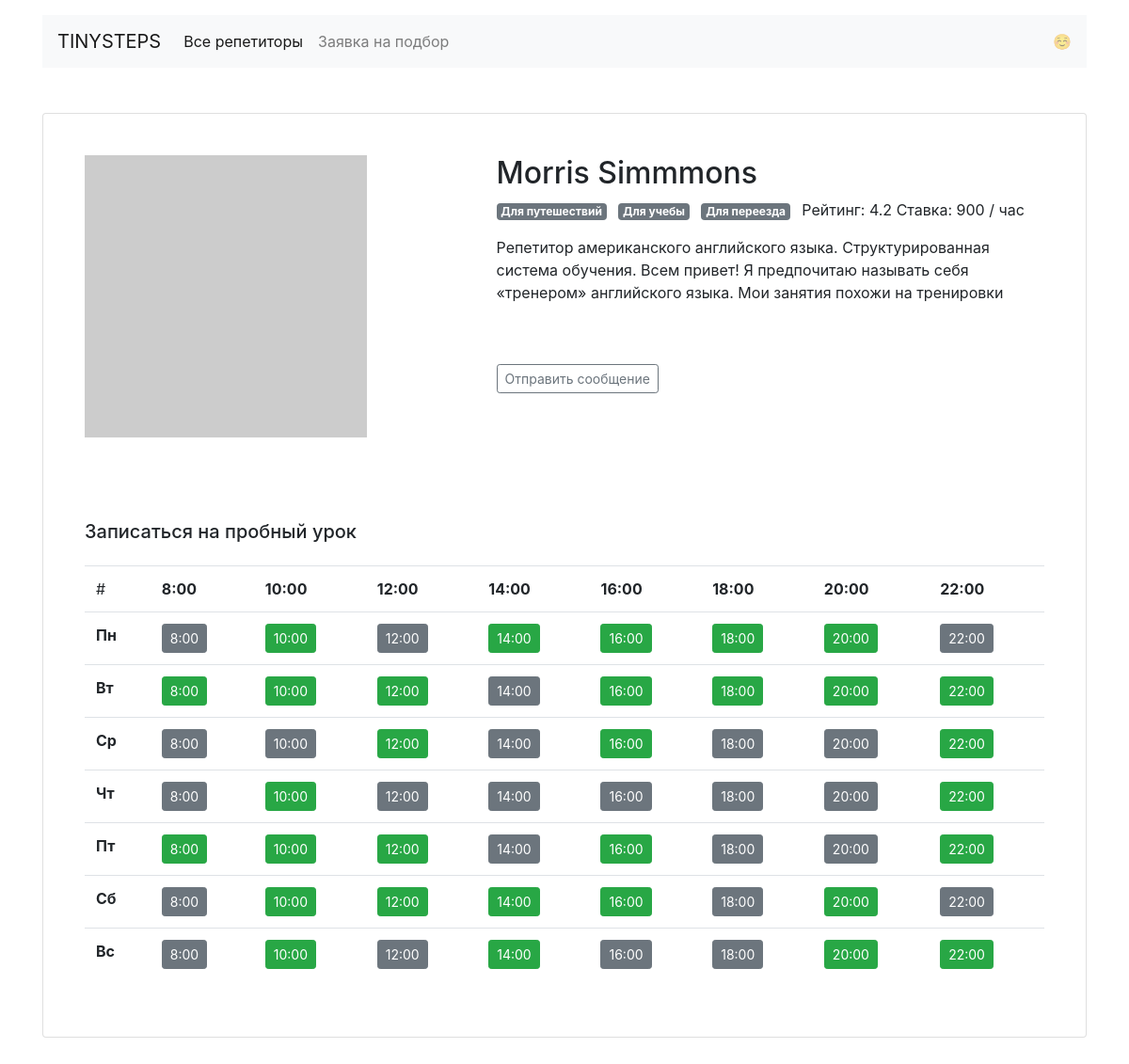
The page /profiles/1 on the database its author committed.
### app/models.py (models this page shows)
class Teacher(db.Model):
    __tablename__ = 'teachers'
    id = db.Column(db.Integer, primary_key=True)
    fullname = db.Column(db.String(120), nullable=False)
    about = db.Column(db.String(2000), nullable=False)
    rating = db.Column(db.Float, default=0.0)
    picture = db.Column(db.String(1000))
    price = db.Column(db.Integer, nullable=False)
    schedule = db.Column(db.JSON, nullable=False)
    bookings = db.relationship('Booking', back_populates='teacher')
    goals = db.relationship(
        'Goal',
        secondary=teachers_goals_association,
        back_populates='teachers'
    )

class Goal(db.Model):
    __tablename__ = 'goals'
    id = db.Column(db.Integer, primary_key=True)
    title = db.Column(db.String(100), unique=True, nullable=False)
    slug = db.Column(db.String(50), unique=True, nullable=False)
    requests = db.relationship('Request', back_populates='goal')
    teachers = db.relationship(
       'Teacher',
       secondary=teachers_goals_association,
       back_populates='goals'
    )

### app/routes.py (the view)
@app.route('/profiles/<int:teacher_id>')
def profile(teacher_id):
    teacher = db.session.query(Teacher).get_or_404(teacher_id)
    schedule = json.loads(teacher.schedule)
    context = {
        'teacher': teacher,
        'ru_days': RU_DAYS_SHORT,
        'schedule': json.loads(teacher.schedule)
    }
    return render_template('profile.html', **context)

### app/templates/profile.html
{% extends "base.html" %}
{% block content %}
<div class="card my-5  mx-auto ">
    <div class="card-body m-4">
        <div class="row">
            {% if teacher.picture %}
            <div class="col-5"><img src="{{ teacher.picture }}" class="img-fluid"></div>
            {% else %}
            <div class="col-5"><img src="https://hyiproom.net/images/no_avatar.svg" class="img-fluid"></div>
            {% endif %}
            <div class="col-7">
                <h2>{{ teacher.fullname }}</h2>
                <p>
                    {% for goal in teacher.goals %}
                    <span class="badge badge-secondary mr-2">
                        {{ goal.title }}
                    </span>
                    {% endfor %}
                    Рейтинг: {{ teacher.rating }} Ставка: {{ teacher.price }} / час
                </p>
                <p>{{ teacher.about }}</p>
                <br> <br>
                <a href="{{ url_for('message', teacher_id=teacher.id) }}"
                    class="btn btn-outline-secondary btn-sm ">Отправить сообщение</a>
            </div>
        </div>
    </div>
    <div class="card-body  m-4">
        <h5 class="mb-4">Записаться на пробный урок</h5>
        <table class="table">
            <td>#</td>
            {% for time in schedule.mon %}
            <td><b>{{ time }}</b></td>
            {% endfor %}
            {% for day, times in schedule.items() %}
            <tr>
                <td><b>{{ ru_days[day]|capitalize }}</b></td>
                {% for time, is_free in times.items() %}
                {% if is_free %}
                <td>
                    <a href="{{ url_for('booking', teacher_id=teacher.id, day=day, time=time) }}"
                        class="btn btn-sm btn-success">
                        {{ time }}
                    </a>
                </td>
                {% else %}
                <td><a href="#" class="btn btn-sm btn-secondary">{{ time }}</a></td>
                {% endif %}
                {% endfor %}
            </tr>
            {% endfor %}
        </table>
    </div>
</div>
</div>
{% endblock %}

### rows shown on the page
Teacher: fullname "Morris Simmmons", rating "4.2", price "900", about "Репетитор американского английского языка. Структурированная система обучения. Всем привет! Я предпочитаю называть себя «тренером» английского языка. Мои занятия похожи на тренировки"
Goal: title "Для путешествий"
Goal: title "Для учебы"
Goal: title "Для переезда"

### other values the page prints
{{ time }} "8:00" "10:00" "12:00" "14:00" "16:00" "18:00" "20:00" "22:00"
{{ ru_days[day]|capitalize }} "Пн" "Вт" "Ср" "Чт" "Пт" "Сб" "Вс"
{{ time }} "8:00" "12:00" "22:00" "14:00" "8:00" "10:00" "14:00" "18:00" "20:00" "8:00" "12:00" "14:00" "16:00" "18:00" "20:00" "14:00" "18:00" "20:00" "8:00" "18:00" "22:00" "8:00" "12:00" "16:00" "18:00"
{{ time }} "10:00" "14:00" "16:00" "18:00" "20:00" "8:00" "10:00" "12:00" "16:00" "18:00" "20:00" "22:00" "12:00" "16:00" "22:00" "10:00" "22:00" "8:00" "10:00" "12:00" "16:00" "22:00" "10:00" "12:00" "14:00" "16:00" "20:00" "10:00" "14:00" "20:00" "22:00"
